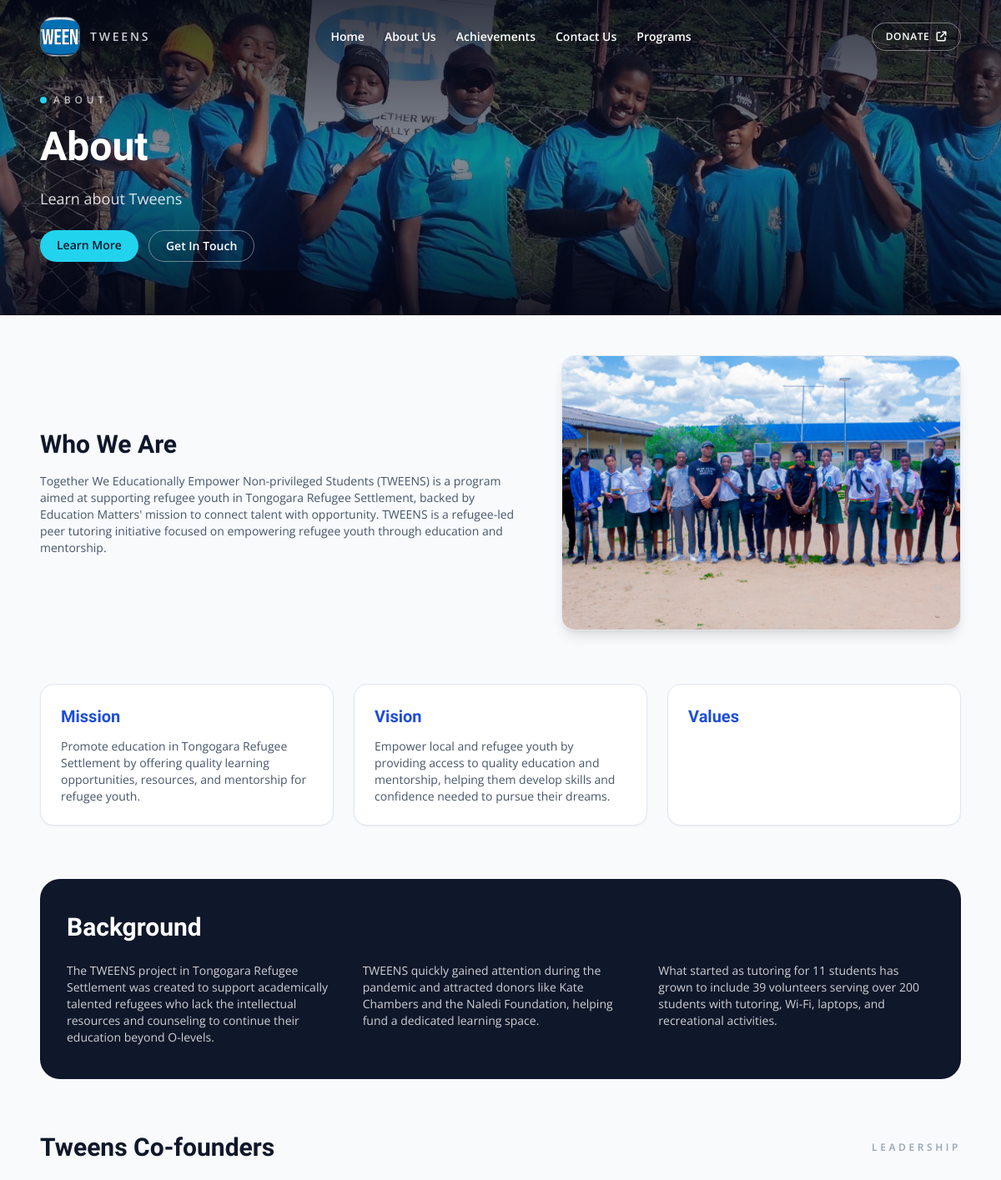
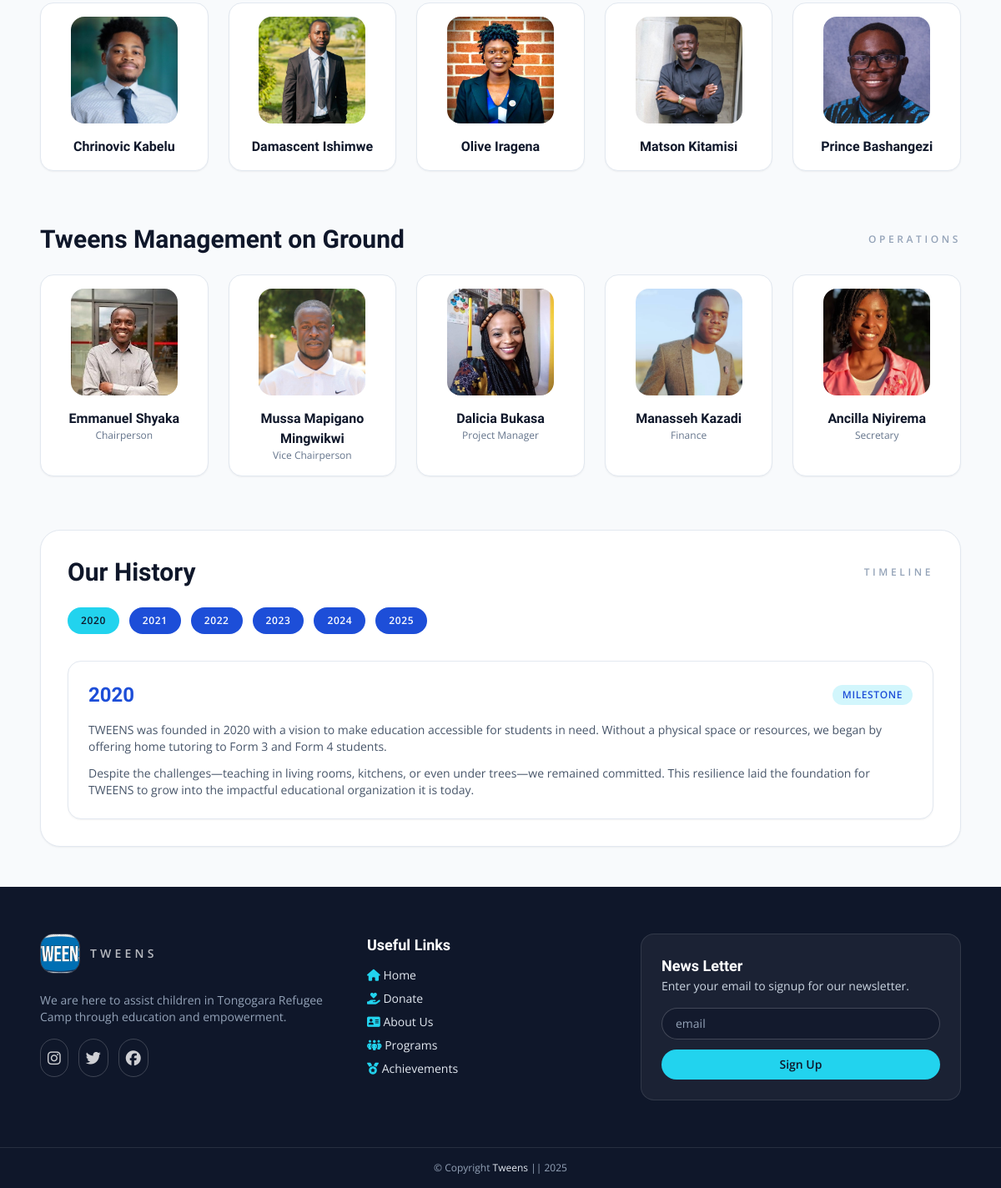
/about, run on the app's committed database (2 pictures, top to bottom).
### flask_app/models.py (models this page shows)
class SiteContent(db.Model):
    __tablename__ = "site_content_table"
    __table_args__ = (
        UniqueConstraint("page", "section", "field", name="uq_site_content_key"),
    )
    id = db.Column(db.Integer, primary_key=True)
    page = db.Column(db.String(100), nullable=False)
    section = db.Column(db.String(100), nullable=False)
    field = db.Column(db.String(100), nullable=False)
    value = db.Column(db.Text, nullable=False)
    updated_at = db.Column(db.DateTime, nullable=False, default=datetime.utcnow, onupdate=datetime.utcnow)

### flask_app/app.py (the view)
@app.get("/about")
def about():
    return render_template(
        "about.html",
        page_content=get_page_content("about"),
        file_js=f'<script src="{url_for("static", filename="myJS/about.js")}"></script>',
    )

### flask_app/templates/about.html (shortened to what this page needs)
{% set title = 'About' %}
{% set file_css = '' %}
{% set bg_image_url = page_content.hero.background_image %}
{% set topic = page_content.hero.topic %}
{% set caption = page_content.hero.caption %}
{% include 'components/hero.html' %}
<main class="mx-auto flex max-w-6xl flex-col gap-16 px-6 py-12">
    <section class="grid items-center gap-10 lg:grid-cols-[1.1fr_0.9fr]">
        <div class="space-y-4">
            <h2 class="text-3xl font-semibold text-slate-900">{{ page_content.overview.title }}</h2>
            <p class="text-sm text-slate-600">{{ page_content.overview.body }}</p>
        </div>
        <div class="overflow-hidden rounded-2xl border border-slate-200 bg-white shadow-lg">
            <img src="{{ url_for('static', filename=page_content.overview.image) }}" alt="who we are" class="h-full w-full object-cover">
        </div>
    </section>
    <section class="grid gap-6 lg:grid-cols-3">
        <div class="rounded-2xl border border-slate-200 bg-white p-6 shadow-sm">
            <h3 class="text-xl font-semibold text-brand-blue">Mission</h3>
            <p class="mt-3 text-sm text-slate-600">{{ page_content.mission.body }}</p>
        </div>
        <div class="rounded-2xl border border-slate-200 bg-white p-6 shadow-sm">
            <h3 class="text-xl font-semibold text-brand-blue">Vision</h3>
            <p class="mt-3 text-sm text-slate-600">{{ page_content.vision.body }}</p>
        </div>
        <div class="rounded-2xl border border-slate-200 bg-white p-6 shadow-sm">
            <h3 class="text-xl font-semibold text-brand-blue">Values</h3>
        </div>
    </section>
    <section class="rounded-3xl bg-slate-900 px-8 py-10 text-white">
        <h2 class="text-3xl font-semibold">{{ page_content.background.title }}</h2>
        <div class="mt-6 grid gap-6 lg:grid-cols-3">
            <p class="text-sm text-white/80">{{ page_content.background.body }}</p>
            <p class="text-sm text-white/80">TWEENS quickly gained attention during the pandemic and attracted donors like Kate Chambers and the Naledi Foundation, helping fund a dedicated learning space.</p>
            <p class="text-sm text-white/80">What started as tutoring for 11 students has grown to include 39 volunteers serving over 200 students with tutoring, Wi-Fi, laptops, and recreational activities.</p>
        </div>
    </section>
    <section>
        <div class="flex items-center justify-between">
            <h2 class="text-3xl font-semibold text-slate-900">Tweens Co-founders</h2>
            <span class="text-xs font-semibold uppercase tracking-[0.3em] text-slate-400">Leadership</span>
        </div>
        <div class="mt-6 grid gap-6 md:grid-cols-3 lg:grid-cols-5">
            <div class="rounded-2xl border border-slate-200 bg-white p-4 text-center shadow-sm">
                <img src="{{ url_for('static', filename='images/kabelu.jpg') }}" alt="" class="mx-auto h-32 w-32 rounded-2xl object-cover">
                <h3 class="mt-4 text-base font-semibold">Chrinovic Kabelu</h3>
            </div>
            <div class="rounded-2xl border border-slate-200 bg-white p-4 text-center shadow-sm">
                <img src="{{ url_for('static', filename='images/ishimwe.jpg') }}" alt="" class="mx-auto h-32 w-32 rounded-2xl object-cover">
                <h3 class="mt-4 text-base font-semibold">Damascent Ishimwe</h3>
            </div>
            <div class="rounded-2xl border border-slate-200 bg-white p-4 text-center shadow-sm">
                <img src="{{ url_for('static', filename='images/olive.jpg') }}" alt="" class="mx-auto h-32 w-32 rounded-2xl object-cover">
                <h3 class="mt-4 text-base font-semibold">Olive Iragena</h3>
            </div>
            <div class="rounded-2xl border border-slate-200 bg-white p-4 text-center shadow-sm">
                <img src="{{ url_for('static', filename='images/matson.jpg') }}" alt="" class="mx-auto h-32 w-32 rounded-2xl object-cover">
                <h3 class="mt-4 text-base font-semibold">Matson Kitamisi</h3>
            </div>
            <div class="rounded-2xl border border-slate-200 bg-white p-4 text-center shadow-sm">
                <img src="{{ url_for('static', filename='images/prince.jpg') }}" alt="" class="mx-auto h-32 w-32 rounded-2xl object-cover">
                <h3 class="mt-4 text-base font-semibold">Prince Bashangezi</h3>
            </div>
        </div>
    </section>
    <section>
        <div class="flex items-center justify-between">
            <h2 class="text-3xl font-semibold text-slate-900">Tweens Management on Ground</h2>
            <span class="text-xs font-semibold uppercase tracking-[0.3em] text-slate-400">Operations</span>
        </div>
        <div class="mt-6 grid gap-6 md:grid-cols-2 lg:grid-cols-5">
            <div class="rounded-2xl border border-slate-200 bg-white p-4 text-center shadow-sm">
                <img src="{{ url_for('static', filename='images/mrEmmanuel.jpg') }}" alt="" class="mx-auto h-32 w-32 rounded-2xl object-cover">
                <h3 class="mt-4 text-base font-semibold">Emmanuel Shyaka</h3>
                <p class="text-xs text-slate-500">Chairperson</p>
            </div>
            <div class="rounded-2xl border border-slate-200 bg-white p-4 text-center shadow-sm">
                <img src="{{ url_for('static', filename='images/mussa.jpg') }}" alt="" class="mx-auto h-32 w-32 rounded-2xl object-cover">
                <h3 class="mt-4 text-base font-semibold">Mussa Mapigano Mingwikwi</h3>
                <p class="text-xs text-slate-500">Vice Chairperson</p>
            </div>
            <div class="rounded-2xl border border-slate-200 bg-white p-4 text-center shadow-sm">
                <img src="{{ url_for('static', filename='images/bukasa.jpg') }}" alt="" class="mx-auto h-32 w-32 rounded-2xl object-cover">
                <h3 class="mt-4 text-base font-semibold">Dalicia Bukasa</h3>
                <p class="text-xs text-slate-500">Project Manager</p>
            </div>
            <div class="rounded-2xl border border-slate-200 bg-white p-4 text-center shadow-sm">
                <img src="{{ url_for('static', filename='images/manasseh.jpg') }}" alt="" class="mx-auto h-32 w-32 rounded-2xl object-cover">
                <h3 class="mt-4 text-base font-semibold">Manasseh Kazadi</h3>
                <p class="text-xs text-slate-500">Finance</p>
            </div>
            <div class="rounded-2xl border border-slate-200 bg-white p-4 text-center shadow-sm">
                <img src="{{ url_for('static', filename='images/ancilla.jpg') }}" alt="" class="mx-auto h-32 w-32 rounded-2xl object-cover">
                <h3 class="mt-4 text-base font-semibold">Ancilla Niyirema</h3>
                <p class="text-xs text-slate-500">Secretary</p>
            </div>
        </div>
    </section>
    <section class="rounded-3xl border border-slate-200 bg-white p-8 shadow-sm">
        <div class="flex items-center justify-between">
            <h2 class="text-3xl font-semibold text-slate-900">Our History</h2>
            <span class="text-xs font-semibold uppercase tracking-[0.3em] text-slate-400">Timeline</span>
        </div>
        <div class="mt-6 flex flex-wrap gap-3">
            <button class="jsyear rounded-full bg-brand-blue px-4 py-2 text-xs font-semibold uppercase tracking-wider text-white">2020</button>
            <button class="jsyear rounded-full bg-brand-blue px-4 py-2 text-xs font-semibold uppercase tracking-wider text-white">2021</button>
            <button class="jsyear rounded-full bg-brand-blue px-4 py-2 text-xs font-semibold uppercase tracking-wider text-white">2022</button>
            <button class="jsyear rounded-full bg-brand-blue px-4 py-2 text-xs font-semibold uppercase tracking-wider text-white">2023</button>
            <button class="jsyear rounded-full bg-brand-blue px-4 py-2 text-xs font-semibold uppercase tracking-wider text-white">2024</button>
            <button class="jsyear rounded-full bg-brand-blue px-4 py-2 text-xs font-semibold uppercase tracking-wider text-white">2025</button>
        </div>
        <div class="years-container mt-8"></div>
    </section>
</main>
{% include 'components/footer.html' %}

### flask_app/templates/components/hero.html (shortened to what this page needs)
<!DOCTYPE html>
<html lang="en">
<head>
    <link rel="stylesheet" href="{{ url_for('static', filename='css/tailwind.css') }}">
    <link rel="stylesheet" href="https://cdnjs.cloudflare.com/ajax/libs/font-awesome/6.7.2/css/all.min.css" />
</head>
<body>
    <header class="relative min-h-[60vh] bg-cover bg-center" style="background-image: url('{{ url_for('static', filename=bg_image_url) }}');">
        <div class="absolute inset-0 bg-gradient-to-b from-slate-950/80 via-slate-900/50 to-slate-950/90"></div>
        <div class="relative z-10">
            <nav class="mx-auto flex max-w-6xl items-center justify-between px-6 py-5">
                <a href="{{ url_for('home') }}" class="flex items-center gap-3">
                    <img src="{{ url_for('static', filename=global_content.get('logo_image', 'images/logo.png')) }}" alt="Tweens logo" class="h-12 w-12 rounded-2xl border border-white/30 object-cover">
                    <span class="text-sm font-semibold uppercase tracking-[0.2em] text-white/80">{{ global_content.get('org_name', 'Tweens') }}</span>
                </a>
                <div class="hidden items-center gap-6 text-sm font-semibold text-white md:flex">
                    <a href="{{ url_for('home') }}" class="hover:text-brand-aqua">Home</a>
                    <a href="{{ url_for('about') }}" class="hover:text-brand-aqua">About Us</a>
                    <a href="{{ url_for('achievements') }}" class="hover:text-brand-aqua">Achievements</a>
                    <a href="{{ url_for('contact') }}" class="hover:text-brand-aqua">Contact Us</a>
                    <a href="{{ url_for('programs') }}" class="hover:text-brand-aqua">Programs</a>
                </div>
                <a href="{{ global_content.get('donate_url', 'https://www.globalgiving.org/projects/transformative-education-for-refugees-in-zimbabwe/') }}" target="_blank" class="hidden items-center gap-2 rounded-full border border-white/40 px-4 py-2 text-xs font-semibold uppercase tracking-wider text-white transition hover:border-white hover:bg-white/10 md:inline-flex">
                    Donate
                    <i class="fa-solid fa-arrow-up-right-from-square text-xs"></i>
                </a>
            </nav>
            <div class="mx-auto flex max-w-6xl flex-col gap-6 px-6 pb-16 pt-6 text-white">
                <div class="flex flex-wrap items-center gap-2 text-xs font-semibold uppercase tracking-[0.4em] text-white/70">
                    <span class="h-2 w-2 rounded-full bg-brand-aqua"></span>
                    {{ topic }}
                </div>
                <h1 class="text-4xl font-semibold leading-tight md:text-5xl">{{ topic }}</h1>
                <p class="max-w-2xl text-base text-white/85 md:text-lg">{{ caption }}</p>
                <div class="flex flex-wrap gap-3">
                    <a href="{{ url_for('about') }}" class="rounded-full bg-brand-aqua px-5 py-2 text-sm font-semibold text-slate-900 transition hover:brightness-110">Learn More</a>
                    <a href="{{ url_for('contact') }}" class="rounded-full border border-white/40 px-5 py-2 text-sm font-semibold text-white transition hover:border-white hover:bg-white/10">Get In Touch</a>
                </div>
            </div>
        </div>
    </header>

### flask_app/templates/components/footer.html (shortened to what this page needs)
<section class="bg-slate-900 text-slate-200">
    <div class="mx-auto grid max-w-6xl gap-10 px-6 py-14 md:grid-cols-[1.1fr_0.9fr_1.2fr]">
        <div class="space-y-4">
            <a href="{{ url_for('home') }}" class="inline-flex items-center gap-3">
                <img src="{{ url_for('static', filename=global_content.get('logo_image', 'images/logo.png')) }}" alt="logo" class="h-12 w-12 rounded-2xl border border-white/20 object-cover">
                <span class="text-sm font-semibold uppercase tracking-[0.3em] text-white/70">{{ global_content.get('org_name', 'Tweens') }}</span>
            </a>
            <p class="text-sm text-slate-400">{{ footer_content.get('tagline', 'Refugee-led education initiatives building brighter futures through mentorship, access, and community care.') }}</p>
            <div class="flex gap-3 text-lg">
                <a href="https://www.instagram.com/tweens_tongogara/" target="_blank" class="rounded-full border border-white/20 p-2 text-white/80 transition hover:border-brand-aqua hover:text-brand-aqua"><i class="fa-brands fa-instagram"></i></a>
                <a href="https://x.com/TongogaraTweens" target="_blank" class="rounded-full border border-white/20 p-2 text-white/80 transition hover:border-brand-aqua hover:text-brand-aqua"><i class="fa-brands fa-twitter"></i></a>
                <a href="https://www.facebook.com/tweens.tongo/" target="_blank" class="rounded-full border border-white/20 p-2 text-white/80 transition hover:border-brand-aqua hover:text-brand-aqua"><i class="fa-brands fa-facebook"></i></a>
            </div>
        </div>
        <div class="space-y-3">
            <h2 class="text-lg font-semibold text-white">Useful Links</h2>
            <div class="space-y-2 text-sm">
                <p><i class="fa-solid fa-house text-brand-aqua"></i> <a href="{{ url_for('home') }}">Home</a></p>
                <p><i class="fa-solid fa-hand-holding-heart text-brand-aqua"></i> <a href="{{ global_content.get('donate_url', 'https://www.globalgiving.org/projects/transformative-education-for-refugees-in-zimbabwe/') }}" target="_blank">Donate</a></p>
                <p><i class="fa-solid fa-address-card text-brand-aqua"></i> <a href="{{ url_for('about') }}">About Us</a></p>
                <p><i class="fa-solid fa-people-group text-brand-aqua"></i> <a href="{{ url_for('programs') }}">Programs</a></p>
                <p><i class="fa-solid fa-medal text-brand-aqua"></i> <a href="{{ url_for('achievements') }}">Achievements</a></p>
            </div>
        </div>
        <div class="space-y-4 rounded-2xl border border-white/10 bg-white/5 p-6">
            <div>
                <h2 class="text-lg font-semibold text-white">{{ footer_content.get('newsletter_title', 'News Letter') }}</h2>
                <p class="text-sm text-slate-300">{{ footer_content.get('newsletter_caption', 'Enter your email to signup for our newsletter.') }}</p>
            </div>
            <form action="{{ url_for('newsletter_signup') }}" method="post" class="flex flex-col gap-3">
                <input type="email" placeholder="email" name="newsletter" required class="w-full rounded-full border border-white/20 bg-slate-900/60 px-4 py-2 text-sm text-white placeholder:text-slate-400 focus:border-brand-aqua focus:outline-none">
                <button type="submit" class="rounded-full bg-brand-aqua px-4 py-2 text-sm font-semibold text-slate-900 transition hover:brightness-110">Sign Up</button>
            </form>
        </div>
    </div>
    <div class="border-t border-white/10 py-4 text-center text-xs text-slate-400">
        <p>&copy; Copyright <a href="{{ url_for('news_validate_page') }}" class="text-slate-200">{{ global_content.get('org_name', 'Tweens') }}</a> || {{ footer_content.get('copyright_year', '2025') }}</p>
    </div>
</section>
</body>
</html>

### data on the page
SiteContent: value (picture)
SiteContent: value (picture)
SiteContent: get "TWEENS", get "Tweens"
SiteContent: value "ABOUT", value "About"
SiteContent: value "Learn about Tweens"
SiteContent: overview "Who We Are"
SiteContent: overview.body "Together We Educationally Empower Non-privileged Students (TWEENS) is a program aimed at supporting refugee youth in Tongogara Refugee Settlement, backed by Education Matters' mission to connect talent with opportunity. TWEENS is a refugee-led peer tutoring initiative focused on empowering refugee youth through education and mentorship."
SiteContent: value (picture)
SiteContent: mission.body "Promote education in Tongogara Refugee Settlement by offering quality learning opportunities, resources, and mentorship for refugee youth."
SiteContent: vision.body "Empower local and refugee youth by providing access to quality education and mentorship, helping them develop skills and confidence needed to pursue their dreams."
SiteContent: background "Background"
SiteContent: background.body "The TWEENS project in Tongogara Refugee Settlement was created to support academically talented refugees who lack the intellectual resources and counseling to continue their education beyond O-levels."
SiteContent: get "We are here to assist children in Tongogara Refugee Camp through education and empowerment."
SiteContent: get "News Letter"
SiteContent: get "Enter your email to signup for our newsletter."
SiteContent: get "2025"
